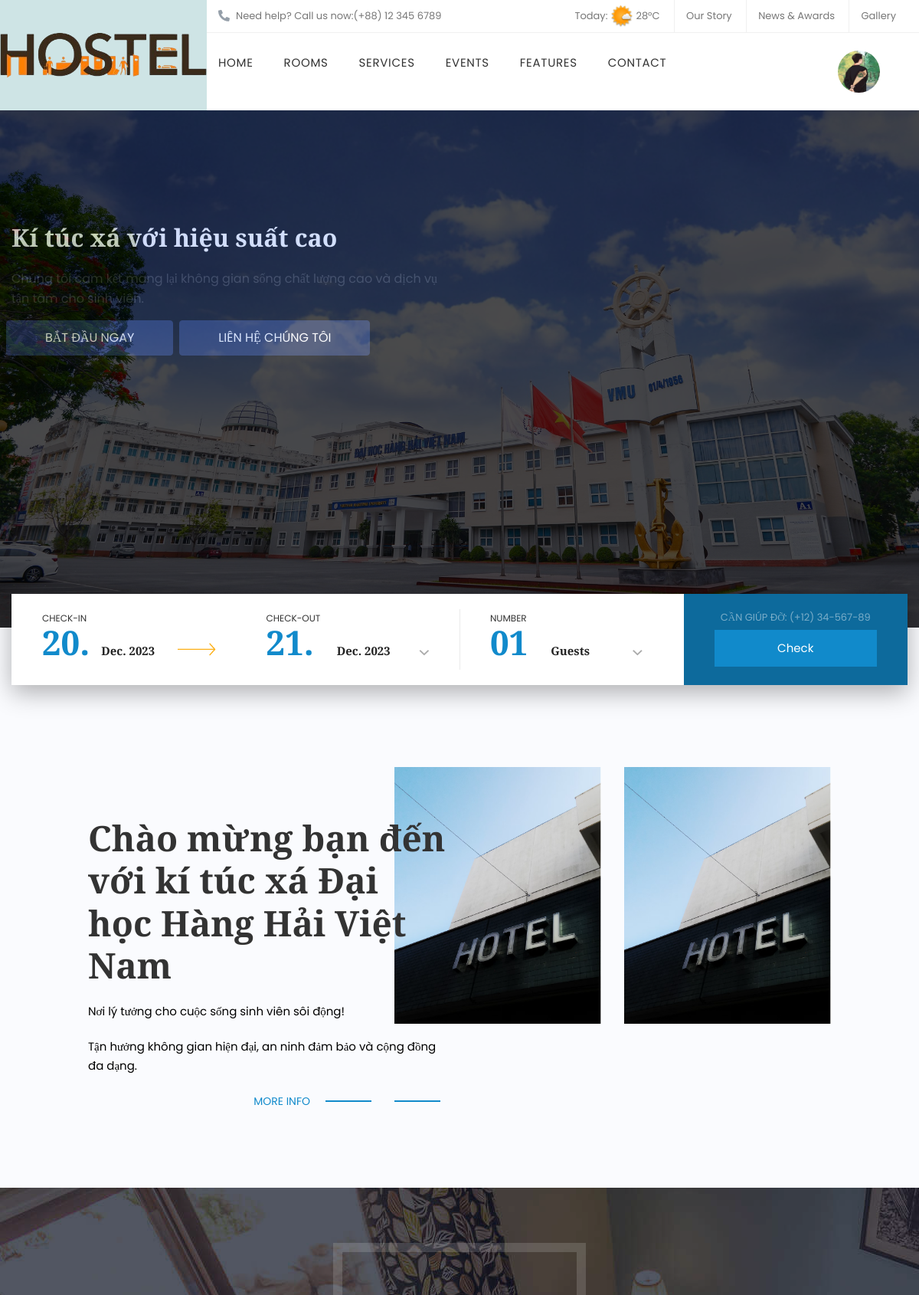
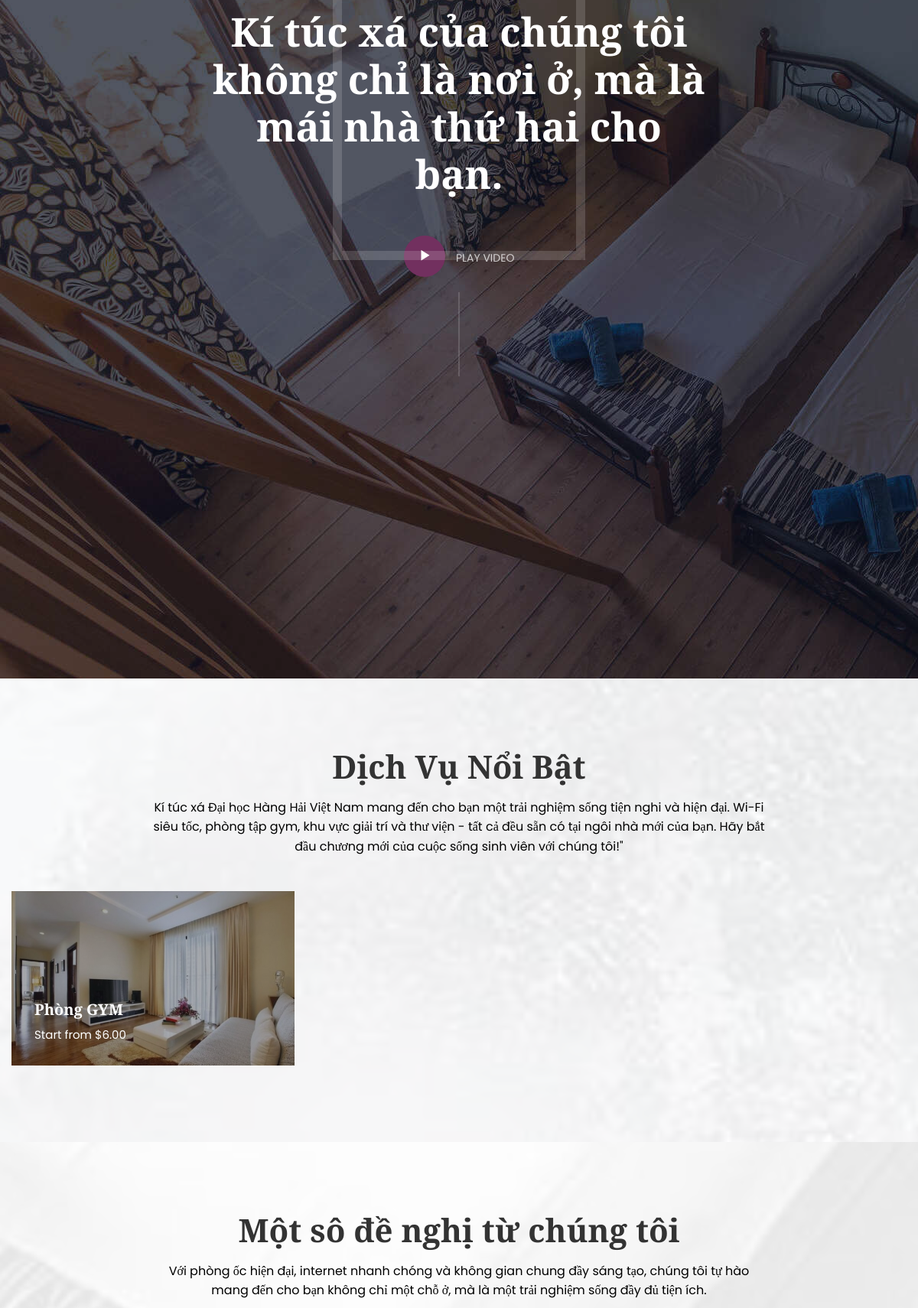
The page /front_end/main2.php (signed in, upper part) on the database its author committed (2 pictures, top to bottom).
### tables this page shows
CREATE TABLE `client` (
  `id_client` int(11) NOT NULL,
  `ma_sinh_vien` varchar(255) NOT NULL,
  `ten_nguoi_dung` varchar(255) NOT NULL,
  `ho_ten` text NOT NULL,
  `mat_khau` varchar(255) NOT NULL,
  `email` varchar(255) NOT NULL,
  `so_dien_thoai` varchar(20) NOT NULL,
  `trang_thai` varchar(50) DEFAULT 'sẵn sàng',
  `anh_dai_dien` varchar(255) DEFAULT 'Facebook-Avatar_3.png',
  `reset_token` varchar(255) DEFAULT NULL,
  `quyen` text NOT NULL DEFAULT 'client'
);

CREATE TABLE `dichvu` (
  `id` int(11) NOT NULL,
  `ten_dv` varchar(255) NOT NULL,
  `gia` decimal(10,2) NOT NULL,
  `trangthai` varchar(255) NOT NULL,
  `ngaytao` datetime DEFAULT current_timestamp(),
  `nguoitao` varchar(255) NOT NULL,
  `anh` varchar(255) NOT NULL
);

### config/database.php (called while the page is built, shortened)
<?php
class Database {
    private $host = servername;
    private $user = username;
    private $password = password;
    private $dbname = dbname;
    private $link;
    private function connectDB() {
        $this->link = new mysqli($this->host, $this->user, $this->password, $this->dbname);
    }
    public function select($query) {
        $result = $this->link->query($query) or die($this->link->error . __LINE__);
        if ($result->num_rows > 0) {
            return $result;
        } else {
            return false;
        }
    }
}
?>

### front_end/main2.php (the view, shortened to what this page needs)
<?php
    include '../back_end/header-f.php';
?>
    <div id="main-content" class="main-content">
        <div id="home-main-content" class="home-main-content home-1">
            <div id="slide">
                <div class="owl-carousel">
                    <div class="item">
                        <div class="slide-content">
                            <div class="slide-scale">
                            </div>
                            <div class="slide-back">
                                <div class="container">
                                    <div class="row">
                                        <div class="col-lg-6 col-12 col1-in-slide1">
                                            <div class="intro-text row1-slide1">
                                                <h2 class="big-text h2-in-slide1 text-color-white">Kí túc xá với hiệu suất cao</h2>
                                            </div>
                                            <div class="intro-text row2-slide1 my-3">
                                                <p class="p-row2-slide1 text-color-white">Chúng tôi cam kết mang lại không gian sống chất lượng cao và dịch vụ tận tâm cho sinh viên.</p>
                                            </div>
                                            <div class="row btn-in-slide1">
                                                <button class="btn butn text-and-border-color-white design-but1-slide1 mx-2">BẮT ĐẦU NGAY</button>
                                                <button class="btn butn text-and-border-color-blue design-but2-slide1">LIÊN HỆ CHÚNG TÔI</button>
                                            </div>
                                        </div>
                                    </div>
                                </div>
                            </div>
                        </div>
                    </div>
                </div>
            </div>
            <div class="container">
                <div class="sc-hb-rooms-search style-01">
                    <div class="hotel-booking-search style-01">
                        <form action="https://html.thimpress.com/hotelwp/rooms-search.html" class="hb-search-form">
                            <ul class="hb-form-table">
                                <li><input type="text" id="multidate" class="multidate" value data-date-min="6"/></li>
                                <li class="hb-form-field hb-form-check-in">
                                    <div class="label">Check-In</div>
                                    <div class="hb-form-field-input hb_input_field">
                                        <input type="text" id="day" class="day" value style="width: 68px;"/>
                                        <input id="month" class="month" type="text" value/>
                                    </div>
                                </li>
                                <li class="hb-form-field hb-form-check-out">
                                    <div class="label">Check-Out</div>
                                    <div class="hb-form-field-input hb_input_field">
                                        <input type="text" id="day2" class="day" value style="width: 83px;"/>
                                        <input id="month2" class="month" type="text" value/>
                                    </div>
                                </li>
                                <li class="hb-form-field hb-form-number">
                                    <div class="label">Number</div>
                                    <div id="guests" class="hb-form-field-input hb_input_field">
                                        <input type="text" id="number" class="day" value="01"/>
                                        <input class="month" type="text" value="Guests"/>
                                    </div>
                                </li>
                            </ul>
                            <p class="hb-submit">
                                <span class="contact-info">Cần giúp đỡ: <span>(+12) 34-567-89</span></span>
                                <button type="submit">Check</button>
                            </p>
                        </form>
                    </div>
                </div>
            </div>
            <div class="empty-space"></div>
            <div class="h1-introduce">
                <div class="container">
                    <div class="row">
                        <div class="col-sm-6">
                            <div class="sc-heading style-02">
                                <h3 class="title">Chào mừng bạn đến với kí túc xá Đại học Hàng Hải Việt Nam</h3>
                                <div class="description">
                                    <p>Nơi lý tưởng cho cuộc sống sinh viên sôi động!</p>
                                    <p>Tận hưởng không gian hiện đại, an ninh đảm bảo và cộng đồng đa dạng.</p>
                                </div>
                                <div class="head-button">
                                    <a href="about-us.html" class="more-info">More Info</a>
                                </div>
                            </div>
                        </div>
                        <div class="col-sm-6">
                            <div class="sc-img-box row">
                                <div class="col-sm-6">
                                    <a href="gallery-full-width.html"><img src="../assets/img/55.png" alt></a>
                                </div>
                                <div class="col-sm-6">
                                    <a href="gallery-full-width.html"><img src="../assets/img/55.png" alt></a>
                                </div>
                            </div>
                        </div>
                    </div>
                </div>
            </div>
            <div class="empty-space"></div>
                    <div class="h1-video rectangle-overlay">
                        <div class="sc-video">
                            <div class="background-video">
                                <div class="cover-image"></div>
                                <div class="content container">
                                    <h6 class="title">Kí túc xá của chúng tôi không chỉ là nơi ở, mà là mái nhà thứ hai cho bạn.</h6>
                                    <i class="video-play ion-ios-play"></i>
                                    <span class="text-icon">Play Video</span>
                                </div>
                                <video loop class="full-screen-video" data-autoplay>
                                    <source src="assets/img/vid.mp4" type="video/mp4">
                                </video>
                            </div>
                        </div>
                    </div>
            <div class="group-destination">
                <div class="sc-content-overlay">
                    <div class="container">
                        <div class="empty-space"></div>
                        <div class="sc-heading style-01 text-center">
                            <h3 class="title">Dịch Vụ Nổi Bật</h3>
                            <p class="description">Kí túc xá Đại học Hàng Hải Việt Nam mang đến cho bạn một trải nghiệm sống tiện nghi và hiện đại. Wi-Fi siêu tốc, phòng tập gym, khu vực giải trí và thư viện - tất cả đều sẵn có tại ngôi nhà mới của bạn. Hãy bắt đầu chương mới của cuộc sống sinh viên với chúng tôi!"</p>
                        </div>
                        <div class="sc-posts style-01 auto-height">
                            <div class="item row">
                                <?php
                                $db = new Database();
                                $sqldichvu = "SELECT * FROM dichvu";
                                $resultdichvu = $db->select($sqldichvu);
                                if ($resultdichvu->num_rows > 0) {
                                    while ($row = $resultdichvu->fetch_assoc()) {
                                        ?>
                                        <div class="post col-sm-6 col-md-4">
                                            <div class="inner">
                                                <div class="thumbnail">
                                                    <a href="blog-single.html"><img src="../assets/img/<?php echo $row['anh']; ?>" alt="img" class=""></a>
                                                </div>
                                                <div class="content">
                                                    <h3 class="title"><a href="blog-single.html"><?php echo $row['ten_dv']; ?></a></h3>
                                                    <div class="short-text">Start from <span class="gia">$<?php echo $row['gia']; ?></div>
                                                </div>
                                            </div>
                                        </div>
                                        <?php
                                    }
                                }
                                ?>
                            </div>
                        </div>
                    </div>
                </div>
            </div>
            <div class="h1-rooms">
                <div class="sc-content-overlay">
                    <div class="empty-space"></div>
                    <div class="container">
                        <div class="sc-heading style-01 text-center">
                            <h3 class="title">Một sô đề nghị từ chúng tôi</h3>
                            <p class="description">Với phòng ốc hiện đại, internet nhanh chóng và không gian chung đầy sáng tạo, chúng tôi tự hào mang đến cho bạn không chỉ một chỗ ở, mà là một trải nghiệm sống đầy đủ tiện ích.</p>
                        </div>
                    </div>
                </div>
            </div>
        <?php
    include 'footer.php';
?>

### back_end/header-f.php (shortened to what this page needs)
<?php
include '../config/database.php';
$db = new Database();
$usn = $_SESSION['username'];
?>
<!DOCTYPE html>
<html lang="en">
<head>
    <link rel="stylesheet" type="text/css" href="../assets/css/css-front/libs/revolution/settings.css">
    <link rel="stylesheet" href="../assets/css/css-front/style.css">
    <link rel="stylesheet" href="../assets/plugins/fontawesome/js/fontawesome.min.js">
    <link rel="stylesheet" type="text/css" href="../assets/plugins/fontawesome/css/all.min.css">
    <link rel="stylesheet" href="../assets/css/duyet.css">
</head>
<body class="demo-1 home">
<div id="wrapper-container" class="content-pusher">
    <header id="masthead" class="header-default affix-top sticky-header ">
        <div class="row">
            <div class="header-menu col-sm-12 tm-table">
                <div class="width-logo sm-logo table-cell text-center">
                    <a href="../front_end/main2.php" class="no-sticky-logo" title="Hotel HTML Template">
                        <img class="logo" src="../assets/img/logo-f.png" alt>
                    </a>
                </div>
                <div class="width-navigation navigation table-cell">
                    <div class="top-toolbar clearfix">
                        <div class="toolbar-info pull-left col-sm-4 d-flex">
                            <i class="fas fa-phone-alt mr-2"></i> <span class="label">Need help? Call us now:</span>
                            <a class="value" href="tel:+88123456789"> (+88) 12 345 6789</a>
                        </div>
                        <div class="toolbar-right pull-right col-sm-8">
                            <div class="weather">
                                Today: <img src="../assets/img/img-front/icons/weather.png" alt>
                                <span class="temperature">28°C</span>
                            </div>
                            <ul class="top-menu">
                                <li class="menu-item"><a href="shop.html">Our Story</a></li>
                                <li class="menu-item"><a href="../front_end/blog.html">News & Awards</a></li>
                                <li class="menu-item"><a href="gallery.html">Gallery</a></li>
                            </ul>
                        </div>
                    </div>
                    <ul class="nav main-menu">
                        <li class="menu-item has-children">
                            <a href="../front_end/main2.php">Home</a>
                        </li>
                        <li class="menu-item has-children">
                            <a href="../front_end/rooms.php">Rooms</a>
                        </li>
                        <li class="menu-item has-children">
                            <a href="../front_end/blog.php">Services</a>
                        </li>
                        <li class="menu-item has-children">
                            <a href="events.html">Events</a>
                        </li>
                        <li class="menu-item has-children">
                            <a href="#">Features</a>
                        </li>
                        <li class="menu-item"><a href="../front_end/contact.html">Contact</a></li>
                    </ul>
                    <div class="header-right">
                        <?php if (empty($_SESSION['username'])) { ?>
                            <a href="../back_end/dang_nhap.html" class="btn-book">SIGN IN</a>
                        <?php } else {
                            $sql = "SELECT anh_dai_dien FROM client WHERE ten_nguoi_dung = '$usn'";
                            $result = $db->select($sql);
                            if ($result->num_rows == 1) {
                                $user = $result->fetch_assoc();
                                $anh_dai_dien = $user['anh_dai_dien'];?>
                                    <div class="content-header mr-3">
                                        <img class="avatar" src="../assets/img/<?php echo $anh_dai_dien ?>" alt="avatar">
                                    </div>
                            <?php }
                        } ?>
                    </div>
                </div>
            </div>
        </div>
    </header>
    <nav class="visible-xs mobile-menu-container mobile-effect" itemscope
         itemtype="http://schema.org/SiteNavigationElement">
        <div class="inner-off-canvas">
            <ul class="nav main-menu">
                <li class="menu-item"><a href="../front_end/contact.html">Liên hệ/a></li>
            </ul>
        </div>
    </nav>

### rows shown on the page
client: anh_dai_dien (picture)
dichvu: anh (picture), ten_dv "Phòng GYM", gia "6.00"
